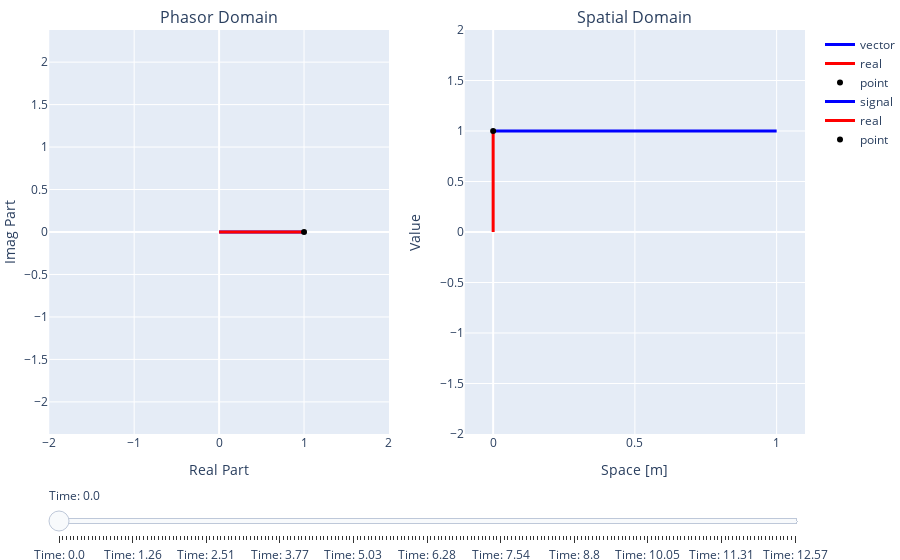

Notebook cell for this chart:
### Code cell
# slider_steps = np.linspace(0, 4*np.pi, 201)

# fig = make_subplots(rows=1, cols=2,
#     subplot_titles=("Phasor Domain", "Spatial Domain")
# )

# fig.add_trace(
#     go.Scatter(x=[0, np.cos(0)], y=[0, np.sin(0)],
#                 line=dict(width=3), line_color="blue", mode="lines", name="vector"),
#     row=1, col=1
# )
# fig.add_trace(
#     go.Scatter(x=[0, np.cos(0)], y=[np.sin(0), np.sin(0)],
#             line=dict(width=3), line_color="red", mode="lines", name="real"),
#     row=1, col=1
# )
# fig.add_trace(
#     go.Scatter(x=[np.cos(0)], y=[np.sin(0)], mode="markers",
#             marker_color="black", name="point"),
#     row=1, col=1
# )

# fig.add_trace(
#     go.Scatter(x=[0, 1], y=[np.cos(0), np.cos(0)],
#                 line=dict(width=3), line_color="blue", mode="lines", name="signal"),
#     row=1, col=2
# )
# fig.add_trace(
#     go.Scatter(x=[0, 0], y=[0, np.cos(0)],
#                 line=dict(width=3), line_color="red", mode="lines", name="real"),
#     row=1, col=2
# )
# fig.add_trace(
#     go.Scatter(x=[0], y=[np.cos(0)],
#             marker_color="black", mode="markers", name="point"),
#     row=1, col=2
# )

# fig.update_xaxes(title_text="Real Part", row=1, col=1)
# fig.update_yaxes(title_text="Imag Part", row=1, col=1)
# fig.update_xaxes(title_text="Space [m]", row=1, col=2, range=[-0.1, 1.1])
# fig.update_yaxes(title_text="Value", row=1, col=2, range=[-2, 2])

# fig.update_layout(
#     xaxis=dict(range=[-2, 2], scaleanchor="y", constrain="domain"),
#     yaxis=dict(range=[-2, 2]),
#     sliders=[dict(
#         steps=[
#             dict(method="animate",
#                     args=[[f"{i}"],
#                         {"mode": "immediate", "frame": {"duration": 0, "redraw": True}, "transition": {"duration": 0}}],
#                     label=rf"Time: {np.round(angle, 2)}")
#             for i, angle in enumerate(slider_steps)
#         ],
#         active=0,
#         pad={"t": 50}
#     )]
# )

# fig.frames = [
#     go.Frame(
#         data=[go.Scatter(x=[0, np.cos(angle)], y=[0, np.sin(angle)],
#                             mode="lines",
#                             line=dict(width=3)),
#                 go.Scatter(x=[0, np.cos(angle)], y=[np.sin(angle), np.sin(angle)],
#                             mode="lines",
#                             line=dict(width=3)),
#                 go.Scatter(x=[np.cos(angle)], y=[np.sin(angle)], mode="markers"),
#                 go.Scatter(x=[0, 1], y=[np.cos(angle), np.cos(angle)]),
#                 go.Scatter(x=[0, 0], y=[0, np.cos(angle)]),
#                 go.Scatter(x=[0], y=[np.cos(angle)])
#                 ],
#         name=f"{i}"
#     )
#     for i, angle in enumerate(slider_steps)
# ]

# fig.show()

### Figure 1 — Plotly figure (JSON) as saved in the notebook; plotly's stock layout.template omitted (floating-point values rounded to 4 significant figures)
{"data": [{"line": {"color": "blue", "width": 3}, "mode": "lines", "name": "vector", "type": "scatter", "x": [0, 1], "xaxis": "x", "y": [0, 0], "yaxis": "y"}, {"line": {"color": "red", "width": 3}, "mode": "lines", "name": "real", "type": "scatter", "x": [0, 1], "xaxis": "x", "y": [0, 0], "yaxis": "y"}, {"marker": {"color": "black"}, "mode": "markers", "name": "point", "type": "scatter", "x": [1], "xaxis": "x", "y": [0], "yaxis": "y"}, {"line": {"color": "blue", "width": 3}, "mode": "lines", "name": "signal", "type": "scatter", "x": [0, 1], "xaxis": "x2", "y": [1, 1], "yaxis": "y2"}, {"line": {"color": "red", "width": 3}, "mode": "lines", "name": "real", "type": "scatter", "x": [0, 0], "xaxis": "x2", "y": [0, 1], "yaxis": "y2"}, {"marker": {"color": "black"}, "mode": "markers", "name": "point", "type": "scatter", "x": [0], "xaxis": "x2", "y": [1], "yaxis": "y2"}], "layout": {"annotations": [{"font": {"size": 16}, "showarrow": false, "text": "Phasor Domain", "x": 0.225, "xanchor": "center", "xref": "paper", "y": 1, "yanchor": "bottom", "yref": "paper"}, {"font": {"size": 16}, "showarrow": false, "text": "Spatial Domain", "x": 0.775, "xanchor": "center", "xref": "paper", "y": 1, "yanchor": "bottom", "yref": "paper"}], "sliders": [{"active": 0, "pad": {"t": 50}, "steps": [{"args": [["0"], {"frame": {"duration": 0, "redraw": true}, "mode": "immediate", "transition": {"duration": 0}}], "label": "Time: 0.0", "method": "animate"}, {"args": [["1"], {"frame": {"duration": 0, "redraw": true}, "mode": "immediate", "transition": {"duration": 0}}], "label": "Time: 0.06", "method": "animate"}, {"args": [["2"], {"frame": {"duration": 0, "redraw": true}, "mode": "immediate", "transition": {"duration": 0}}], "label": "Time: 0.13", "method": "animate"}, {"args": [["3"], {"frame": {"duration": 0, "redraw": true}, "mode": "immediate", "transition": {"duration": 0}}], "label": "Time: 0.19", "method": "animate"}, {"args": [["4"], {"frame": {"duration": 0, "redraw": true}, "mode": "immediate", "transition": {"duration": 0}}], "label": "Time: 0.25", "method": "animate"}, {"args": [["5"], {"frame": {"duration": 0, "redraw": true}, "mode": "immediate", "transition": {"duration": 0}}], "label": "Time: 0.31", "method": "animate"}, {"args": [["6"], {"frame": {"duration": 0, "redraw": true}, "mode": "immediate", "transition": {"duration": 0}}], "label": "Time: 0.38", "method": "animate"}, {"args": [["7"], {"frame": {"duration": 0, "redraw": true}, "mode": "immediate", "transition": {"duration": 0}}], "label": "Time: 0.44", "method": "animate"}, {"args": [["8"], {"frame": {"duration": 0, "redraw": true}, "mode": "immediate", "transition": {"duration": 0}}], "label": "Time: 0.5", "method": "animate"}, {"args": [["9"], {"frame": {"duration": 0, "redraw": true}, "mode": "immediate", "transition": {"duration": 0}}], "label": "Time: 0.57", "method": "animate"}, {"args": [["10"], {"frame": {"duration": 0, "redraw": true}, "mode": "immediate", "transition": {"duration": 0}}], "label": "Time: 0.63", "method": "animate"}, {"args": [["11"], {"frame": {"duration": 0, "redraw": true}, "mode": "immediate", "transition": {"duration": 0}}], "label": "Time: 0.69", "method": "animate"}, {"args": [["12"], {"frame": {"duration": 0, "redraw": true}, "mode": "immediate", "transition": {"duration": 0}}], "label": "Time: 0.75", "method": "animate"}, {"args": [["13"], {"frame": {"duration": 0, "redraw": true}, "mode": "immediate", "transition": {"duration": 0}}], "label": "Time: 0.82", "method": "animate"}, {"args": [["14"], {"frame": {"duration": 0, "redraw": true}, "mode": "immediate", "transition": {"duration": 0}}], "label": "Time: 0.88", "method": "animate"}, {"args": [["15"], {"frame": {"duration": 0, "redraw": true}, "mode": "immediate", "transition": {"duration": 0}}], "label": "Time: 0.94", "method": "animate"}, {"args": [["16"], {"frame": {"duration": 0, "redraw": true}, "mode": "immediate", "transition": {"duration": 0}}], "label": "Time: 1.01", "method": "animate"}, {"args": [["17"], {"frame": {"duration": 0, "redraw": true}, "mode": "immediate", "transition": {"duration": 0}}], "label": "Time: 1.07", "method": "animate"}, {"args": [["18"], {"frame": {"duration": 0, "redraw": true}, "mode": "immediate", "transition": {"duration": 0}}], "label": "Time: 1.13", "method": "animate"}, {"args": [["19"], {"frame": {"duration": 0, "redraw": true}, "mode": "immediate", "transition": {"duration": 0}}], "label": "Time: 1.19", "method": "animate"}, {"args": [["20"], {"frame": {"duration": 0, "redraw": true}, "mode": "immediate", "transition": {"duration": 0}}], "label": "Time: 1.26", "method": "animate"}, {"args": [["21"], {"frame": {"duration": 0, "redraw": true}, "mode": "immediate", "transition": {"duration": 0}}], "label": "Time: 1.32", "method": "animate"}, {"args": [["22"], {"frame": {"duration": 0, "redraw": true}, "mode": "immediate", "transition": {"duration": 0}}], "label": "Time: 1.38", "method": "animate"}, {"args": [["23"], {"frame": {"duration": 0, "redraw": true}, "mode": "immediate", "transition": {"duration": 0}}], "label": "Time: 1.45", "method": "animate"}, {"args": [["24"], {"frame": {"duration": 0, "redraw": true}, "mode": "immediate", "transition": {"duration": 0}}], "label": "Time: 1.51", "method": "animate"}, {"args": [["25"], {"frame": {"duration": 0, "redraw": true}, "mode": "immediate", "transition": {"duration": 0}}], "label": "Time: 1.57", "method": "animate"}, {"args": [["26"], {"frame": {"duration": 0, "redraw": true}, "mode": "immediate", "transition": {"duration": 0}}], "label": "Time: 1.63", "method": "animate"}, {"args": [["27"], {"frame": {"duration": 0, "redraw": true}, "mode": "immediate", "transition": {"duration": 0}}], "label": "Time: 1.7", "method": "animate"}, {"args": [["28"], {"frame": {"duration": 0, "redraw": true}, "mode": "immediate", "transition": {"duration": 0}}], "label": "Time: 1.76", "method": "animate"}, {"args": [["29"], {"frame": {"duration": 0, "redraw": true}, "mode": "immediate", "transition": {"duration": 0}}], "label": "Time: 1.82", "method": "animate"}, {"args": [["30"], {"frame": {"duration": 0, "redraw": true}, "mode": "immediate", "transition": {"duration": 0}}], "label": "Time: 1.88", "method": "animate"}, {"args": [["31"], {"frame": {"duration": 0, "redraw": true}, "mode": "immediate", "transition": {"duration": 0}}], "label": "Time: 1.95", "method": "animate"}, {"args": [["32"], {"frame": {"duration": 0, "redraw": true}, "mode": "immediate", "transition": {"duration": 0}}], "label": "Time: 2.01", "method": "animate"}, {"args": [["33"], {"frame": {"duration": 0, "redraw": true}, "mode": "immediate", "transition": {"duration": 0}}], "label": "Time: 2.07", "method": "animate"}, {"args": [["34"], {"frame": {"duration": 0, "redraw": true}, "mode": "immediate", "transition": {"duration": 0}}], "label": "Time: 2.14", "method": "animate"}, {"args": [["35"], {"frame": {"duration": 0, "redraw": true}, "mode": "immediate", "transition": {"duration": 0}}], "label": "Time: 2.2", "method": "animate"}, {"args": [["36"], {"frame": {"duration": 0, "redraw": true}, "mode": "immediate", "transition": {"duration": 0}}], "label": "Time: 2.26", "method": "animate"}, {"args": [["37"], {"frame": {"duration": 0, "redraw": true}, "mode": "immediate", "transition": {"duration": 0}}], "label": "Time: 2.32", "method": "animate"}, {"args": [["38"], {"frame": {"duration": 0, "redraw": true}, "mode": "immediate", "transition": {"duration": 0}}], "label": "Time: 2.39", "method": "animate"}, {"args": [["39"], {"frame": {"duration": 0, "redraw": true}, "mode": "immediate", "transition": {"duration": 0}}], "label": "Time: 2.45", "method": "animate"}, {"args": [["40"], {"frame": {"duration": 0, "redraw": true}, "mode": "immediate", "transition": {"duration": 0}}], "label": "Time: 2.51", "method": "animate"}, {"args": [["41"], {"frame": {"duration": 0, "redraw": true}, "mode": "immediate", "transition": {"duration": 0}}], "label": "Time: 2.58", "method": "animate"}, {"args": [["42"], {"frame": {"duration": 0, "redraw": true}, "mode": "immediate", "transition": {"duration": 0}}], "label": "Time: 2.64", "method": "animate"}, {"args": [["43"], {"frame": {"duration": 0, "redraw": true}, "mode": "immediate", "transition": {"duration": 0}}], "label": "Time: 2.7", "method": "animate"}, {"args": [["44"], {"frame": {"duration": 0, "redraw": true}, "mode": "immediate", "transition": {"duration": 0}}], "label": "Time: 2.76", "method": "animate"}, {"args": [["45"], {"frame": {"duration": 0, "redraw": true}, "mode": "immediate", "transition": {"duration": 0}}], "label": "Time: 2.83", "method": "animate"}, {"args": [["46"], {"frame": {"duration": 0, "redraw": true}, "mode": "immediate", "transition": {"duration": 0}}], "label": "Time: 2.89", "method": "animate"}, {"args": [["47"], {"frame": {"duration": 0, "redraw": true}, "mode": "immediate", "transition": {"duration": 0}}], "label": "Time: 2.95", "method": "animate"}, {"args": [["48"], {"frame": {"duration": 0, "redraw": true}, "mode": "immediate", "transition": {"duration": 0}}], "label": "Time: 3.02", "method": "animate"}, {"args": [["49"], {"frame": {"duration": 0, "redraw": true}, "mode": "immediate", "transition": {"duration": 0}}], "label": "Time: 3.08", "method": "animate"}, {"args": [["50"], {"frame": {"duration": 0, "redraw": true}, "mode": "immediate", "transition": {"duration": 0}}], "label": "Time: 3.14", "method": "animate"}, {"args": [["51"], {"frame": {"duration": 0, "redraw": true}, "mode": "immediate", "transition": {"duration": 0}}], "label": "Time: 3.2", "method": "animate"}, {"args": [["52"], {"frame": {"duration": 0, "redraw": true}, "mode": "immediate", "transition": {"duration": 0}}], "label": "Time: 3.27", "method": "animate"}, {"args": [["53"], {"frame": {"duration": 0, "redraw": true}, "mode": "immediate", "transition": {"duration": 0}}], "label": "Time: 3.33", "method": "animate"}, {"args": [["54"], {"frame": {"duration": 0, "redraw": true}, "mode": "immediate", "transition": {"duration": 0}}], "label": "Time: 3.39", "method": "animate"}, {"args": [["55"], {"frame": {"duration": 0, "redraw": true}, "mode": "immediate", "transition": {"duration": 0}}], "label": "Time: 3.46", "method": "animate"}, {"args": [["56"], {"frame": {"duration": 0, "redraw": true}, "mode": "immediate", "transition": {"duration": 0}}], "label": "Time: 3.52", "method": "animate"}, {"args": [["57"], {"frame": {"duration": 0, "redraw": true}, "mode": "immediate", "transition": {"duration": 0}}], "label": "Time: 3.58", "method": "animate"}, {"args": [["58"], {"frame": {"duration": 0, "redraw": true}, "mode": "immediate", "transition": {"duration": 0}}], "label": "Time: 3.64", "method": "animate"}, {"args": [["59"], {"frame": {"duration": 0, "redraw": true}, "mode": "immediate", "transition": {"duration": 0}}], "label": "Time: 3.71", "method": "animate"}, {"args": [["60"], {"frame": {"duration": 0, "redraw": true}, "mode": "immediate", "transition": {"duration": 0}}], "label": "Time: 3.77", "method": "animate"}, {"args": [["61"], {"frame": {"duration": 0, "redraw": true}, "mode": "immediate", "transition": {"duration": 0}}], "label": "Time: 3.83", "method": "animate"}, {"args": [["62"], {"frame": {"duration": 0, "redraw": true}, "mode": "immediate", "transition": {"duration": 0}}], "label": "Time: 3.9", "method": "animate"}, {"args": [["63"], {"frame": {"duration": 0, "redraw": true}, "mode": "immediate", "transition": {"duration": 0}}], "label": "Time: 3.96", "method": "animate"}, {"args": [["64"], {"frame": {"duration": 0, "redraw": true}, "mode": "immediate", "transition": {"duration": 0}}], "label": "Time: 4.02", "method": "animate"}, {"args": [["65"], {"frame": {"duration": 0, "redraw": true}, "mode": "immediate", "transition": {"duration": 0}}], "label": "Time: 4.08", "method": "animate"}, {"args": [["66"], {"frame": {"duration": 0, "redraw": true}, "mode": "immediate", "transition": {"duration": 0}}], "label": "Time: 4.15", "method": "animate"}, {"args": [["67"], {"frame": {"duration": 0, "redraw": true}, "mode": "immediate", "transition": {"duration": 0}}], "label": "Time: 4.21", "method": "animate"}, {"args": [["68"], {"frame": {"duration": 0, "redraw": true}, "mode": "immediate", "transition": {"duration": 0}}], "label": "Time: 4.27", "method": "animate"}, {"args": [["69"], {"frame": {"duration": 0, "redraw": true}, "mode": "immediate", "transition": {"duration": 0}}], "label": "Time: 4.34", "method": "animate"}, {"args": [["70"], {"frame": {"duration": 0, "redraw": true}, "mode": "immediate", "transition": {"duration": 0}}], "label": "Time: 4.4", "method": "animate"}, {"args": [["71"], {"frame": {"duration": 0, "redraw": true}, "mode": "immediate", "transition": {"duration": 0}}], "label": "Time: 4.46", "method": "animate"}, {"args": [["72"], {"frame": {"duration": 0, "redraw": true}, "mode": "immediate", "transition": {"duration": 0}}], "label": "Time: 4.52", "method": "animate"}, {"args": [["73"], {"frame": {"duration": 0, "redraw": true}, "mode": "immediate", "transition": {"duration": 0}}], "label": "Time: 4.59", "method": "animate"}, {"args": [["74"], {"frame": {"duration": 0, "redraw": true}, "mode": "immediate", "transition": {"duration": 0}}], "label": "Time: 4.65", "method": "animate"}, {"args": [["75"], {"frame": {"duration": 0, "redraw": true}, "mode": "immediate", "transition": {"duration": 0}}], "label": "Time: 4.71", "method": "animate"}, {"args": [["76"], {"frame": {"duration": 0, "redraw": true}, "mode": "immediate", "transition": {"duration": 0}}], "label": "Time: 4.78", "method": "animate"}, {"args": [["77"], {"frame": {"duration": 0, "redraw": true}, "mode": "immediate", "transition": {"duration": 0}}], "label": "Time: 4.84", "method": "animate"}, {"args": [["78"], {"frame": {"duration": 0, "redraw": true}, "mode": "immediate", "transition": {"duration": 0}}], "label": "Time: 4.9", "method": "animate"}, {"args": [["79"], {"frame": {"duration": 0, "redraw": true}, "mode": "immediate", "transition": {"duration": 0}}], "label": "Time: 4.96", "method": "animate"}, {"args": [["80"], {"frame": {"duration": 0, "redraw": true}, "mode": "immediate", "transition": {"duration": 0}}], "label": "Time: 5.03", "method": "animate"}, {"args": [["81"], {"frame": {"duration": 0, "redraw": true}, "mode": "immediate", "transition": {"duration": 0}}], "label": "Time: 5.09", "method": "animate"}, {"args": [["82"], {"frame": {"duration": 0, "redraw": true}, "mode": "immediate", "transition": {"duration": 0}}], "label": "Time: 5.15", "method": "animate"}, {"args": [["83"], {"frame": {"duration": 0, "redraw": true}, "mode": "immediate", "transition": {"duration": 0}}], "label": "Time: 5.22", "method": "animate"}, {"args": [["84"], {"frame": {"duration": 0, "redraw": true}, "mode": "immediate", "transition": {"duration": 0}}], "label": "Time: 5.28", "method": "animate"}, {"args": [["85"], {"frame": {"duration": 0, "redraw": true}, "mode": "immediate", "transition": {"duration": 0}}], "label": "Time: 5.34", "method": "animate"}, {"args": [["86"], {"frame": {"duration": 0, "redraw": true}, "mode": "immediate", "transition": {"duration": 0}}], "label": "Time: 5.4", "method": "animate"}, {"args": [["87"], {"frame": {"duration": 0, "redraw": true}, "mode": "immediate", "transition": {"duration": 0}}], "label": "Time: 5.47", "method": "animate"}, {"args": [["88"], {"frame": {"duration": 0, "redraw": true}, "mode": "immediate", "transition": {"duration": 0}}], "label": "Time: 5.53", "method": "animate"}, {"args": [["89"], {"frame": {"duration": 0, "redraw": true}, "mode": "immediate", "transition": {"duration": 0}}], "label": "Time: 5.59", "method": "animate"}, {"args": [["90"], {"frame": {"duration": 0, "redraw": true}, "mode": "immediate", "transition": {"duration": 0}}], "label": "Time: 5.65", "method": "animate"}, {"args": [["91"], {"frame": {"duration": 0, "redraw": true}, "mode": "immediate", "transition": {"duration": 0}}], "label": "Time: 5.72", "method": "animate"}, {"args": [["92"], {"frame": {"duration": 0, "redraw": true}, "mode": "immediate", "transition": {"duration": 0}}], "label": "Time: 5.78", "method": "animate"}, {"args": [["93"], {"frame": {"duration": 0, "redraw": true}, "mode": "immediate", "transition": {"duration": 0}}], "label": "Time: 5.84", "method": "animate"}, {"args": [["94"], {"frame": {"duration": 0, "redraw": true}, "mode": "immediate", "transition": {"duration": 0}}], "label": "Time: 5.91", "method": "animate"}, {"args": [["95"], {"frame": {"duration": 0, "redraw": true}, "mode": "immediate", "transition": {"duration": 0}}], "label": "Time: 5.97", "method": "animate"}, {"args": [["96"], {"frame": {"duration": 0, "redraw": true}, "mode": "immediate", "transition": {"duration": 0}}], "label": "Time: 6.03", "method": "animate"}, {"args": [["97"], {"frame": {"duration": 0, "redraw": true}, "mode": "immediate", "transition": {"duration": 0}}], "label": "Time: 6.09", "method": "animate"}, {"args": [["98"], {"frame": {"duration": 0, "redraw": true}, "mode": "immediate", "transition": {"duration": 0}}], "label": "Time: 6.16", "method": "animate"}, {"args": [["99"], {"frame": {"duration": 0, "redraw": true}, "mode": "immediate", "transition": {"duration": 0}}], "label": "Time: 6.22", "method": "animate"}, {"args": [["100"], {"frame": {"duration": 0, "redraw": true}, "mode": "immediate", "transition": {"duration": 0}}], "label": "Time: 6.28", "method": "animate"}, {"args": [["101"], {"frame": {"duration": 0, "redraw": true}, "mode": "immediate", "transition": {"duration": 0}}], "label": "Time: 6.35", "method": "animate"}, {"args": [["102"], {"frame": {"duration": 0, "redraw": true}, "mode": "immediate", "transition": {"duration": 0}}], "label": "Time: 6.41", "method": "animate"}, {"args": [["103"], {"frame": {"duration": 0, "redraw": true}, "mode": "immediate", "transition": {"duration": 0}}], "label": "Time: 6.47", "method": "animate"}, {"args": [["104"], {"frame": {"duration": 0, "redraw": true}, "mode": "immediate", "transition": {"duration": 0}}], "label": "Time: 6.53", "method": "animate"}, {"args": [["105"], {"frame": {"duration": 0, "redraw": true}, "mode": "immediate", "transition": {"duration": 0}}], "label": "Time: 6.6", "method": "animate"}, {"args": [["106"], {"frame": {"duration": 0, "redraw": true}, "mode": "immediate", "transition": {"duration": 0}}], "label": "Time: 6.66", "method": "animate"}, {"args": [["107"], {"frame": {"duration": 0, "redraw": true}, "mode": "immediate", "transition": {"duration": 0}}], "label": "Time: 6.72", "method": "animate"}, {"args": [["108"], {"frame": {"duration": 0, "redraw": true}, "mode": "immediate", "transition": {"duration": 0}}], "label": "Time: 6.79", "method": "animate"}, {"args": [["109"], {"frame": {"duration": 0, "redraw": true}, "mode": "immediate", "transition": {"duration": 0}}], "label": "Time: 6.85", "method": "animate"}, {"args": [["110"], {"frame": {"duration": 0, "redraw": true}, "mode": "immediate", "transition": {"duration": 0}}], "label": "Time: 6.91", "method": "animate"}, {"args": [["111"], {"frame": {"duration": 0, "redraw": true}, "mode": "immediate", "transition": {"duration": 0}}], "label": "Time: 6.97", "method": "animate"}, {"args": [["112"], {"frame": {"duration": 0, "redraw": true}, "mode": "immediate", "transition": {"duration": 0}}], "label": "Time: 7.04", "method": "animate"}, {"args": [["113"], {"frame": {"duration": 0, "redraw": true}, "mode": "immediate", "transition": {"duration": 0}}], "label": "Time: 7.1", "method": "animate"}, {"args": [["114"], {"frame": {"duration": 0, "redraw": true}, "mode": "immediate", "transition": {"duration": 0}}], "label": "Time: 7.16", "method": "animate"}, {"args": [["115"], {"frame": {"duration": 0, "redraw": true}, "mode": "immediate", "transition": {"duration": 0}}], "label": "Time: 7.23", "method": "animate"}, {"args": [["116"], {"frame": {"duration": 0, "redraw": true}, "mode": "immediate", "transition": {"duration": 0}}], "label": "Time: 7.29", "method": "animate"}, {"args": [["117"], {"frame": {"duration": 0, "redraw": true}, "mode": "immediate", "transition": {"duration": 0}}], "label": "Time: 7.35", "method": "animate"}, {"args": [["118"], {"frame": {"duration": 0, "redraw": true}, "mode": "immediate", "transition": {"duration": 0}}], "label": "Time: 7.41", "method": "animate"}, {"args": [["119"], {"frame": {"duration": 0, "redraw": true}, "mode": "immediate", "transition": {"duration": 0}}], "label": "Time: 7.48", "method": "animate"}, {"args": [["120"], {"frame": {"duration": 0, "redraw": true}, "mode": "immediate", "transition": {"duration": 0}}], "label": "Time: 7.54", "method": "animate"}, {"args": [["121"], {"frame": {"duration": 0, "redraw": true}, "mode": "immediate", "transition": {"duration": 0}}], "label": "Time: 7.6", "method": "animate"}, {"args": [["122"], {"frame": {"duration": 0, "redraw": true}, "mode": "immediate", "transition": {"duration": 0}}], "label": "Time: 7.67", "method": "animate"}, {"args": [["123"], {"frame": {"duration": 0, "redraw": true}, "mode": "immediate", "transition": {"duration": 0}}], "label": "Time: 7.73", "method": "animate"}, {"args": [["124"], {"frame": {"duration": 0, "redraw": true}, "mode": "immediate", "transition": {"duration": 0}}], "label": "Time: 7.79", "method": "animate"}, {"args": [["125"], {"frame": {"duration": 0, "redraw": true}, "mode": "immediate", "transition": {"duration": 0}}], "label": "Time: 7.85", "method": "animate"}, {"args": [["126"], {"frame": {"duration": 0, "redraw": true}, "mode": "immediate", "transition": {"duration": 0}}], "label": "Time: 7.92", "method": "animate"}, {"args": [["127"], {"frame": {"duration": 0, "redraw": true}, "mode": "immediate", "transition": {"duration": 0}}], "label": "Time: 7.98", "method": "animate"}, {"args": [["128"], {"frame": {"duration": 0, "redraw": true}, "mode": "immediate", "transition": {"duration": 0}}], "label": "Time: 8.04", "method": "animate"}, {"args": [["129"], {"frame": {"duration": 0, "redraw": true}, "mode": "immediate", "transition": {"duration": 0}}], "label": "Time: 8.11", "method": "animate"}, {"args": [["130"], {"frame": {"duration": 0, "redraw": true}, "mode": "immediate", "transition": {"duration": 0}}], "label": "Time: 8.17", "method": "animate"}, {"args": [["131"], {"frame": {"duration": 0, "redraw": true}, "mode": "immediate", "transition": {"duration": 0}}], "label": "Time: 8.23", "method": "animate"}, {"args": [["132"], {"frame": {"duration": 0, "redraw": true}, "mode": "immediate", "transition": {"duration": 0}}], "label": "Time: 8.29", "method": "animate"}, {"args": [["133"], {"frame": {"duration": 0, "redraw": true}, "mode": "immediate", "transition": {"duration": 0}}], "label": "Time: 8.36", "method": "animate"}, {"args": [["134"], {"frame": {"duration": 0, "redraw": true}, "mode": "immediate", "transition": {"duration": 0}}], "label": "Time: 8.42", "method": "animate"}, {"args": [["135"], {"frame": {"duration": 0, "redraw": true}, "mode": "immediate", "transition": {"duration": 0}}], "label": "Time: 8.48", "method": "animate"}, {"args": [["136"], {"frame": {"duration": 0, "redraw": true}, "mode": "immediate", "transition": {"duration": 0}}], "label": "Time: 8.55", "method": "animate"}, {"args": [["137"], {"frame": {"duration": 0, "redraw": true}, "mode": "immediate", "transition": {"duration": 0}}], "label": "Time: 8.61", "method": "animate"}, {"args": [["138"], {"frame": {"duration": 0, "redraw": true}, "mode": "immediate", "transition": {"duration": 0}}], "label": "Time: 8.67", "method": "animate"}, {"args": [["139"], {"frame": {"duration": 0, "redraw": true}, "mode": "immediate", "transition": {"duration": 0}}], "label": "Time: 8.73", "method": "animate"}, {"args": [["140"], {"frame": {"duration": 0, "redraw": true}, "mode": "immediate", "transition": {"duration": 0}}], "label": "Time: 8.8", "method": "animate"}, {"args": [["141"], {"frame": {"duration": 0, "redraw": true}, "mode": "immediate", "transition": {"duration": 0}}], "label": "Time: 8.86", "method": "animate"}, {"args": [["142"], {"frame": {"duration": 0, "redraw": true}, "mode": "immediate", "transition": {"duration": 0}}], "label": "Time: 8.92", "method": "animate"}, {"args": [["143"], {"frame": {"duration": 0, "redraw": true}, "mode": "immediate", "transition": {"duration": 0}}], "label": "Time: 8.98", "method": "animate"}, {"args": [["144"], {"frame": {"duration": 0, "redraw": true}, "mode": "immediate", "transition": {"duration": 0}}], "label": "Time: 9.05", "method": "animate"}, {"args": [["145"], {"frame": {"duration": 0, "redraw": true}, "mode": "immediate", "transition": {"duration": 0}}], "label": "Time: 9.11", "method": "animate"}, {"args": [["146"], {"frame": {"duration": 0, "redraw": true}, "mode": "immediate", "transition": {"duration": 0}}], "label": "Time: 9.17", "method": "animate"}, {"args": [["147"], {"frame": {"duration": 0, "redraw": true}, "mode": "immediate", "transition": {"duration": 0}}], "label": "Time: 9.24", "method": "animate"}, {"args": [["148"], {"frame": {"duration": 0, "redraw": true}, "mode": "immediate", "transition": {"duration": 0}}], "label": "Time: 9.3", "method": "animate"}, {"args": [["149"], {"frame": {"duration": 0, "redraw": true}, "mode": "immediate", "transition": {"duration": 0}}], "label": "Time: 9.36", "method": "animate"}, {"args": [["150"], {"frame": {"duration": 0, "redraw": true}, "mode": "immediate", "transition": {"duration": 0}}], "label": "Time: 9.42", "method": "animate"}, {"args": [["151"], {"frame": {"duration": 0, "redraw": true}, "mode": "immediate", "transition": {"duration": 0}}], "label": "Time: 9.49", "method": "animate"}, {"args": [["152"], {"frame": {"duration": 0, "redraw": true}, "mode": "immediate", "transition": {"duration": 0}}], "label": "Time: 9.55", "method": "animate"}, {"args": [["153"], {"frame": {"duration": 0, "redraw": true}, "mode": "immediate", "transition": {"duration": 0}}], "label": "Time: 9.61", "method": "animate"}, {"args": [["154"], {"frame": {"duration": 0, "redraw": true}, "mode": "immediate", "transition": {"duration": 0}}], "label": "Time: 9.68", "method": "animate"}, {"args": [["155"], {"frame": {"duration": 0, "redraw": true}, "mode": "immediate", "transition": {"duration": 0}}], "label": "Time: 9.74", "method": "animate"}, {"args": [["156"], {"frame": {"duration": 0, "redraw": true}, "mode": "immediate", "transition": {"duration": 0}}], "label": "Time: 9.8", "method": "animate"}, {"args": [["157"], {"frame": {"duration": 0, "redraw": true}, "mode": "immediate", "transition": {"duration": 0}}], "label": "Time: 9.86", "method": "animate"}, {"args": [["158"], {"frame": {"duration": 0, "redraw": true}, "mode": "immediate", "transition": {"duration": 0}}], "label": "Time: 9.93", "method": "animate"}, {"args": [["159"], {"frame": {"duration": 0, "redraw": true}, "mode": "immediate", "transition": {"duration": 0}}], "label": "Time: 9.99", "method": "animate"}, {"args": [["160"], {"frame": {"duration": 0, "redraw": true}, "mode": "immediate", "transition": {"duration": 0}}], "label": "Time: 10.05", "method": "animate"}, {"args": [["161"], {"frame": {"duration": 0, "redraw": true}, "mode": "immediate", "transition": {"duration": 0}}], "label": "Time: 10.12", "method": "animate"}, {"args": [["162"], {"frame": {"duration": 0, "redraw": true}, "mode": "immediate", "transition": {"duration": 0}}], "label": "Time: 10.18", "method": "animate"}, {"args": [["163"], {"frame": {"duration": 0, "redraw": true}, "mode": "immediate", "transition": {"duration": 0}}], "label": "Time: 10.24", "method": "animate"}, {"args": [["164"], {"frame": {"duration": 0, "redraw": true}, "mode": "immediate", "transition": {"duration": 0}}], "label": "Time: 10.3", "method": "animate"}, {"args": [["165"], {"frame": {"duration": 0, "redraw": true}, "mode": "immediate", "transition": {"duration": 0}}], "label": "Time: 10.37", "method": "animate"}, {"args": [["166"], {"frame": {"duration": 0, "redraw": true}, "mode": "immediate", "transition": {"duration": 0}}], "label": "Time: 10.43", "method": "animate"}, {"args": [["167"], {"frame": {"duration": 0, "redraw": true}, "mode": "immediate", "transition": {"duration": 0}}], "label": "Time: 10.49", "method": "animate"}, {"args": [["168"], {"frame": {"duration": 0, "redraw": true}, "mode": "immediate", "transition": {"duration": 0}}], "label": "Time: 10.56", "method": "animate"}, {"args": [["169"], {"frame": {"duration": 0, "redraw": true}, "mode": "immediate", "transition": {"duration": 0}}], "label": "Time: 10.62", "method": "animate"}, {"args": [["170"], {"frame": {"duration": 0, "redraw": true}, "mode": "immediate", "transition": {"duration": 0}}], "label": "Time: 10.68", "method": "animate"}, {"args": [["171"], {"frame": {"duration": 0, "redraw": true}, "mode": "immediate", "transition": {"duration": 0}}], "label": "Time: 10.74", "method": "animate"}, {"args": [["172"], {"frame": {"duration": 0, "redraw": true}, "mode": "immediate", "transition": {"duration": 0}}], "label": "Time: 10.81", "method": "animate"}, {"args": [["173"], {"frame": {"duration": 0, "redraw": true}, "mode": "immediate", "transition": {"duration": 0}}], "label": "Time: 10.87", "method": "animate"}, {"args": [["174"], {"frame": {"duration": 0, "redraw": true}, "mode": "immediate", "transition": {"duration": 0}}], "label": "Time: 10.93", "method": "animate"}, {"args": [["175"], {"frame": {"duration": 0, "redraw": true}, "mode": "immediate", "transition": {"duration": 0}}], "label": "Time: 11.0", "method": "animate"}, {"args": [["176"], {"frame": {"duration": 0, "redraw": true}, "mode": "immediate", "transition": {"duration": 0}}], "label": "Time: 11.06", "method": "animate"}, {"args": [["177"], {"frame": {"duration": 0, "redraw": true}, "mode": "immediate", "transition": {"duration": 0}}], "label": "Time: 11.12", "method": "animate"}, {"args": [["178"], {"frame": {"duration": 0, "redraw": true}, "mode": "immediate", "transition": {"duration": 0}}], "label": "Time: 11.18", "method": "animate"}, {"args": [["179"], {"frame": {"duration": 0, "redraw": true}, "mode": "immediate", "transition": {"duration": 0}}], "label": "Time: 11.25", "method": "animate"}, {"args": [["180"], {"frame": {"duration": 0, "redraw": true}, "mode": "immediate", "transition": {"duration": 0}}], "label": "Time: 11.31", "method": "animate"}, {"args": [["181"], {"frame": {"duration": 0, "redraw": true}, "mode": "immediate", "transition": {"duration": 0}}], "label": "Time: 11.37", "method": "animate"}, {"args": [["182"], {"frame": {"duration": 0, "redraw": true}, "mode": "immediate", "transition": {"duration": 0}}], "label": "Time: 11.44", "method": "animate"}, {"args": [["183"], {"frame": {"duration": 0, "redraw": true}, "mode": "immediate", "transition": {"duration": 0}}], "label": "Time: 11.5", "method": "animate"}, {"args": [["184"], {"frame": {"duration": 0, "redraw": true}, "mode": "immediate", "transition": {"duration": 0}}], "label": "Time: 11.56", "method": "animate"}, {"args": [["185"], {"frame": {"duration": 0, "redraw": true}, "mode": "immediate", "transition": {"duration": 0}}], "label": "Time: 11.62", "method": "animate"}, {"args": [["186"], {"frame": {"duration": 0, "redraw": true}, "mode": "immediate", "transition": {"duration": 0}}], "label": "Time: 11.69", "method": "animate"}, {"args": [["187"], {"frame": {"duration": 0, "redraw": true}, "mode": "immediate", "transition": {"duration": 0}}], "label": "Time: 11.75", "method": "animate"}, {"args": [["188"], {"frame": {"duration": 0, "redraw": true}, "mode": "immediate", "transition": {"duration": 0}}], "label": "Time: 11.81", "method": "animate"}, {"args": [["189"], {"frame": {"duration": 0, "redraw": true}, "mode": "immediate", "transition": {"duration": 0}}], "label": "Time: 11.88", "method": "animate"}, {"args": [["190"], {"frame": {"duration": 0, "redraw": true}, "mode": "immediate", "transition": {"duration": 0}}], "label": "Time: 11.94", "method": "animate"}, {"args": [["191"], {"frame": {"duration": 0, "redraw": true}, "mode": "immediate", "transition": {"duration": 0}}], "label": "Time: 12.0", "method": "animate"}, {"args": [["192"], {"frame": {"duration": 0, "redraw": true}, "mode": "immediate", "transition": {"duration": 0}}], "label": "Time: 12.06", "method": "animate"}, {"args": [["193"], {"frame": {"duration": 0, "redraw": true}, "mode": "immediate", "transition": {"duration": 0}}], "label": "Time: 12.13", "method": "animate"}, {"args": [["194"], {"frame": {"duration": 0, "redraw": true}, "mode": "immediate", "transition": {"duration": 0}}], "label": "Time: 12.19", "method": "animate"}, {"args": [["195"], {"frame": {"duration": 0, "redraw": true}, "mode": "immediate", "transition": {"duration": 0}}], "label": "Time: 12.25", "method": "animate"}, {"args": [["196"], {"frame": {"duration": 0, "redraw": true}, "mode": "immediate", "transition": {"duration": 0}}], "label": "Time: 12.32", "method": "animate"}, {"args": [["197"], {"frame": {"duration": 0, "redraw": true}, "mode": "immediate", "transition": {"duration": 0}}], "label": "Time: 12.38", "method": "animate"}, {"args": [["198"], {"frame": {"duration": 0, "redraw": true}, "mode": "immediate", "transition": {"duration": 0}}], "label": "Time: 12.44", "method": "animate"}, {"args": [["199"], {"frame": {"duration": 0, "redraw": true}, "mode": "immediate", "transition": {"duration": 0}}], "label": "Time: 12.5", "method": "animate"}, {"args": [["200"], {"frame": {"duration": 0, "redraw": true}, "mode": "immediate", "transition": {"duration": 0}}], "label": "Time: 12.57", "method": "animate"}]}], "xaxis": {"anchor": "y", "constrain": "domain", "domain": [0, 0.45], "range": [-2, 2], "scaleanchor": "y", "title": {"text": "Real Part"}}, "xaxis2": {"anchor": "y2", "domain": [0.55, 1], "range": [-0.1, 1.1], "title": {"text": "Space [m]"}}, "yaxis": {"anchor": "x", "domain": [0, 1], "range": [-2, 2], "title": {"text": "Imag Part"}}, "yaxis2": {"anchor": "x2", "domain": [0, 1], "range": [-2, 2], "title": {"text": "Value"}}}}
